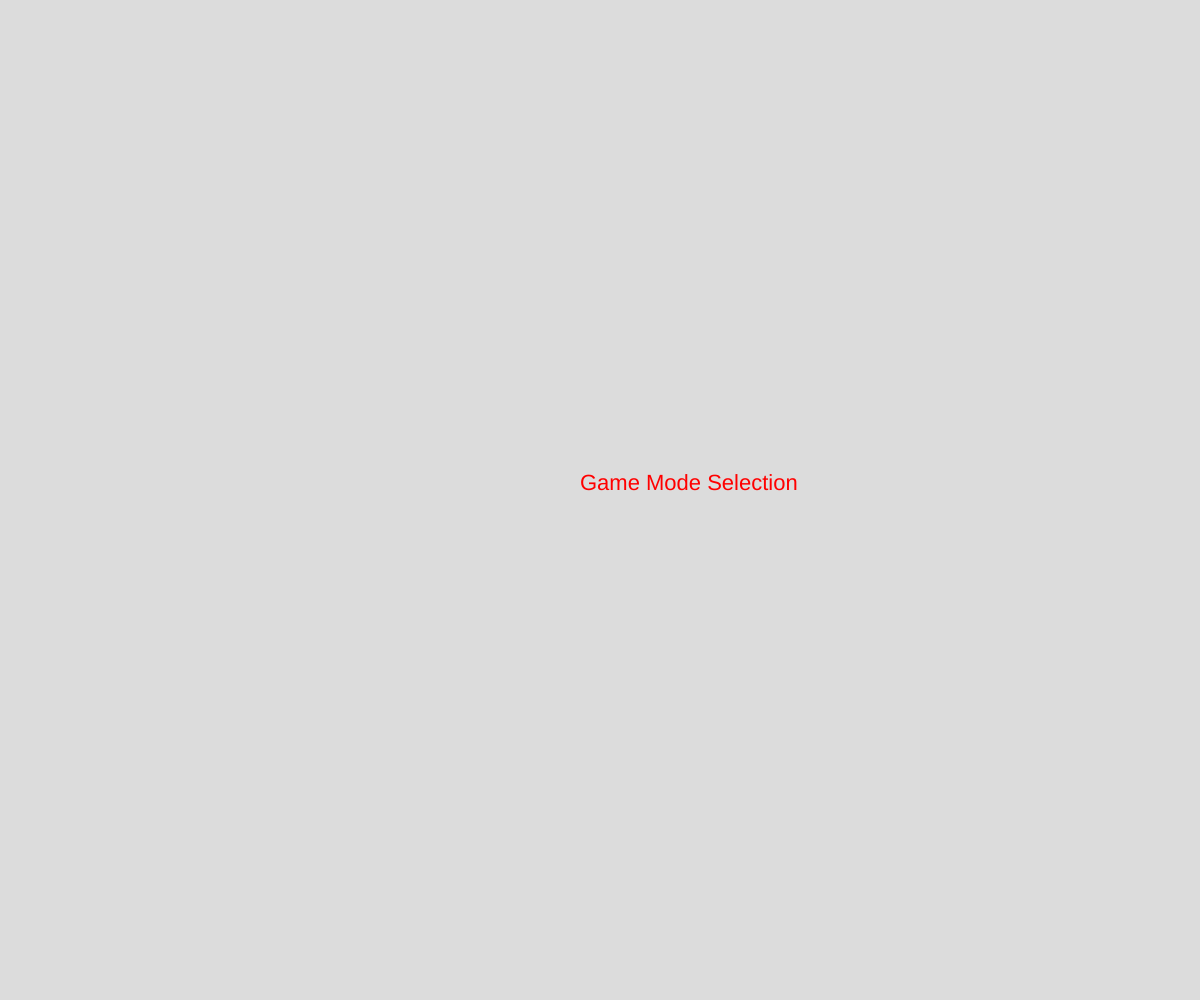
Frame 1 (no input)
Frame 60 (no input): identical to frame 1, image omitted
Frame 120 (the mouse pressed at the canvas centre since frame 60): identical to frame 1, image omitted

The p5.js sketch that drew this single still picture (run headless with seeded random() and noise() and a simulated clock; from frame 60 on, the mouse is pressed at the canvas centre):

// p5.js sketch
// ── sketch.js
// Project Title
// Your Name
// Date
//
// Extra for Experts:
// - describe what you did to take this project "above and beyond"

const speed = 5;
let direction;
let locationList = [];
let dx;
let dy = 0;
let appleJustEaten;
let appleX;
let appleY;
let x;
let y;
let placeholderList;
let placeholderX;
let placeholderY;
let overlap = false;
let lengthVar = 3;
let dead = false;
let activeMode = "start";
let scrollMode;
let scrollingPositionChange = 0;
let obstacleMode = false;
let obstacleLocationList = [];

// function preload() {
//   setting = Image("setting_button.png");
// }
function setup() {
  createCanvas(windowWidth, windowHeight);
  dx = speed;
  noStroke();
}

function draw() {
  background(220);
  setMode();
  mode();
  fill(40, 40, 130);
  setDirection();
  snakeHeadMotion();
  move();
  drawBody(); 
  createApple();
  isDead();
  scrolling();
}

function setMode() {
  if (activeMode === "start" && mouseX > windowWidth / 2 - 20 && mouseX < windowWidth / 2 + 80 && mouseY < windowHeight / 2 - 10 && mouseY > windowHeight / 2 - 30 && mouseIsPressed) {
    activeMode = "mode-selection";
  }
  if (activeMode === "mode-selection" && mouseX > windowWidth / 2 - 20 && mouseX < windowWidth / 2 + 80 && mouseIsPressed) {
    if (mouseY < windowHeight + scrollingPositionChange && mouseY > windowHeight - 20 + scrollingPositionChange) {
      activeMode = "obstacle"
    }
    if (mouseY < windowHeight + scrollingPositionChange + 60 && mouseY > windowHeight + 40 + scrollingPositionChange) {
      activeMode = "play-basic"
    }
  }
}

function mode() {
  if (activeMode === "start") {
    fill("red");
    textSize(22);
    text("Game Mode Selection", windowWidth / 2 - 20, windowHeight / 2 - 10);
  }
  else if (activeMode === "mode-selection") {
    fill("green")
    textSize(30);
    stroke(0);
    strokeWeight(4);
    text("(Scroll for More Options, Clic to Stop Scrolling)", windowWidth / 2 - 200, windowHeight / 4);
    fill("yellow")
    text("Obstacle Mode", windowWidth / 2 - 20, windowHeight + scrollingPositionChange)
    fill("blue");
    text("Basic Mode", windowWidth / 2 - 20, windowHeight + 60 + scrollingPositionChange)
  }
  else if (activeMode === "play-basic") {
    direction = "right";
    locationList = [49, 50, 50, 50];
    x = 50;
    y = 50;
    placeholderX = 50;
    placeholderY = 50;
    activeMode = "ongoing"
    appleJustEaten = true;
    noStroke();
  }
  else if (activeMode === "obstacle") {
    direction = "right";
    locationList = [49, 50, 50, 50];
    x = 50;
    y = 50;
    placeholderX = 50;
    placeholderY = 50;
    activeMode = "ongoing"
    appleJustEaten = true;
    obstacleMode = true;
    noStroke();
  }
}

function setDirection() {
  if (keyIsDown(87) && direction !== "down") {
    direction = "up";
  }
  else if (keyIsDown(68) && direction !== "left") {
    direction = "right";
  }
  else if (keyIsDown(83) && direction !== "up") {
    direction = "down";
  }
  else if (keyIsDown(65) && direction !== "right") {
    direction = "left";
  }
}

function snakeHeadMotion() {
  if (x % 25=== 0 && y % 25=== 0) {
    if (direction === "right") {
      dx = speed;
      dy = 0;
    }
    if (direction === "down") {
      dy = speed;
      dx = 0;
    }
    if (direction === "left") {
      dx = -speed;
      dy = 0;
    }
    if (direction === "up") {
      dy = -speed;
      dx = 0;
    }
    eatApple();
    recordCoordinates();
  }
}

function move() {
  x += dx;
  y += dy;
  fill(0, 255, 0);
  circle(x, y, 25);
}

function drawBody() {
  fill(0, 255, 0);
  for (let i = 0; i < locationList.length; i += 2) {
    circle(locationList[i], locationList[i + 1], 25);
  }
}


function createApple() {
  if (appleJustEaten) {
    if (obstacleMode) {

    }
    appleX = floor(random(5, windowWidth / 25 - 5)) * 25;
    appleY = floor(random(5, windowHeight / 25 - 5)) * 25;
    for (let i = 0; i < locationList.length; i += 2) {
      if (appleX === locationList[i] && appleY === locationList[i+1]) {
        overlap = true;
      }
    }
    if (!overlap) {
      appleJustEaten = false;
    }
  }
  fill(130, 40, 40);
  circle(appleX, appleY, 25);
  overlap = false;
}

function eatApple() {
  if (x === appleX && y === appleY) {
    appleJustEaten = true;
    lengthVar += 1;
  }
}

function recordCoordinates() {
  locationList = concat([x, y], locationList);
  if (lengthVar < locationList.length / 2) {
    locationList.pop();
    locationList.pop();
  }
}

function isDead() {
  for (let i = 0; i < locationList.length; i += 2) {
    if (x === locationList[i] && y === locationList[i + 1]){
      dead = true; 
    }
  }
  if (dead) {
    console.log("dead");
    dead = false;
  }
}

function mouseWheel(event) {
  if (event.delta > 0) {
    scrollMode = 'up';
  } 
  else if (event.delta < 0) {
    scrollMode = "down";
  }
  else {
    scrollMode = "none";
  }
}

function scrolling() {
  if (scrollMode === "down") {
    scrollingPositionChange -= 2;
  }
  if (scrollMode === "up") {
    scrollingPositionChange += 2;
  }
  if (mouseIsPressed) {
    scrollMode = "none";
  }
}
// ── style.css
html, body {
  margin: 0;
  padding: 0;
}

canvas {
  display: block;
}
script {
  margin: 10px;
  padding: 10px;
  outline-style: groove;
}
